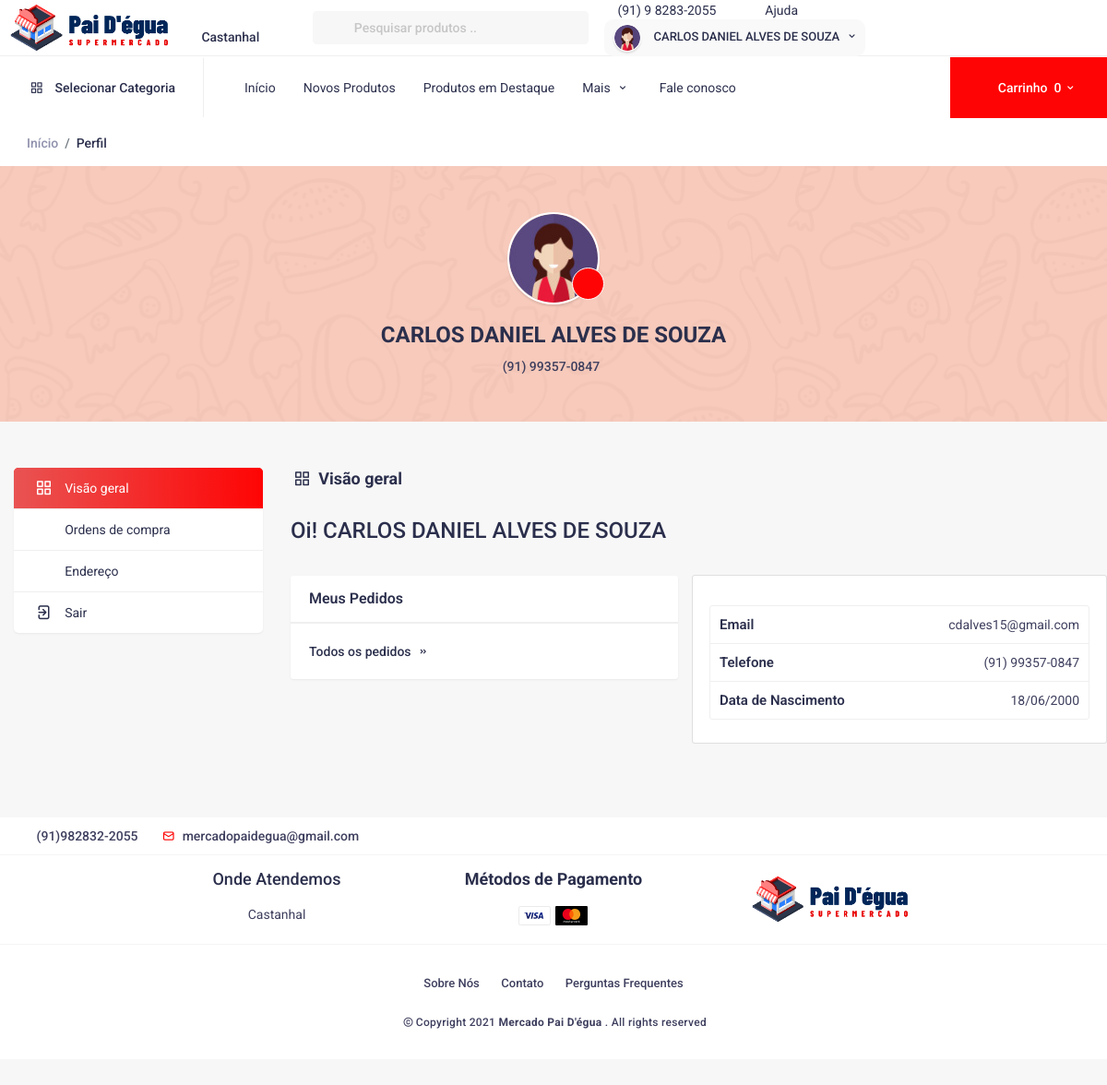
/HTML/Frontend/dashboard_overview.php (signed in), run on the app's committed database.
### tables this page shows
CREATE TABLE `cliente` (
  `id` int(11) NOT NULL,
  `nome` varchar(40) NOT NULL,
  `email` varchar(25) NOT NULL,
  `senha` varchar(15) NOT NULL,
  `telefone` varchar(17) NOT NULL,
  `data_nascimento` date NOT NULL,
  `foto` blob NOT NULL
);

### HTML/Frontend/php/dados_cliente.php (called while the page is built)
<?php
		include('conexao.php');
		$telefone = $_SESSION['telefone'];
		$query = "SELECT * FROM cliente WHERE telefone = '$telefone'";
		$array = mysqli_query($conexao,$query);
		$resultado = mysqli_fetch_array($array);
?>

### HTML/Frontend/php/dados_endereco.php (called while the page is built, shortened)
<?php
include('dados_cliente.php');
?>

### HTML/Frontend/php/functions/cart.php (called while the page is built, shortened)
<?php
function conta_produtos($pdo) {
	$cont_itens = 0;
	return $cont_itens;
}

### HTML/Frontend/php/Carrinho.php (called while the page is built, shortened)
<?php
	require_once "functions/cart.php";
	$pdoConnection = require_once "connection.php";
	$cont_itens = conta_produtos($pdoConnection);
?>

### HTML/Frontend/dashboard_overview.php (the view, shortened to what this page needs)
<?php
include("php/carrinho.php");
?>
<!DOCTYPE html>
<html lang="en">
<?php
		include('php/exibe_categoria_index.php');
		include('php/dados_cliente.php');
		include('php/dados_endereco.php');
	?>
<head>
	<link href='vendor/unicons-2.0.1/css/unicons.css' rel='stylesheet'>
	<link href="css/style.css" rel="stylesheet">
	<link href="css/responsive.css" rel="stylesheet">
	<link href="css/night-mode.css" rel="stylesheet">
	<link href="css/step-wizard.css" rel="stylesheet">
	<link href="css/modalfoto.css" rel="stylesheet">
	<link href="css/admin-style.css" rel="stylesheet">
	<link href="vendor/fontawesome-free/css/all.min.css" rel="stylesheet">
	<link href="vendor/OwlCarousel/assets/owl.carousel.css" rel="stylesheet">
	<link href="vendor/OwlCarousel/assets/owl.theme.default.min.css" rel="stylesheet">
	<link href="vendor/bootstrap/css/bootstrap.min.css" rel="stylesheet">
	<link rel="stylesheet" type="text/css" href="vendor/semantic/semantic.min.css">
</head>
<body>
	<header class="header clearfix">
		<div class="top-header-group">
			<div class="top-header">
				<div class="main_logo" id="logo">
					<a href="index.php"><img src="images/logo.png" alt=""></a>
				</div>
				<div class="select_location">
					<div class="ui inline dropdown loc-title">
						<div class="text">
							<i class="uil uil-location-point"></i>
							Castanhal
						</div>
					</div>
				</div>
				<div class="search120">
				<form method="GET" action="shop_grid.php" enctype="multipart/form-data">
					<div class="ui search">
						<div class="ui left icon input swdh10">
							<input class="prompt srch10" type="search" name='pesquisar' placeholder="Pesquisar produtos ..">
						</div>
					</div>
					</form>
				</div>
				<div class="header_right">
					<ul>
						<li>
							<a href="#" class="offer-link"><i class="uil uil-phone-alt"></i>(91) 9 8283-2055</a>
						</li>
						<li>
							<a href="faq.php" class="offer-link"><i class="uil uil-question-circle"></i>Ajuda</a>
						</li>
						<li class="ui dropdown">
							<a href="#" class="opts_account">
							<?php
								if(isset($resultado['foto'])){
									echo "<img src=' ".$resultado['foto']." ' alt=''>";
								}else{
									echo "<img src='images/avatar/img-5.jpg' alt=''>";
								};
								?>
								<span class="user__name"><?php echo $resultado['nome'] ?></span>
								<i class="uil uil-angle-down"></i>
							</a>
						</li>
					</ul>
				</div>
			</div>
		</div>
		<div class="sub-header-group">
			<div class="sub-header">
				<div class="ui dropdown">
					<a href="#" class="category_drop hover-btn" data-toggle="modal" data-target="#category_model" title="Categories"><i class="uil uil-apps"></i><span class="cate__icon">Selecionar Categoria</span></a>
				</div>
				<nav class="navbar navbar-expand-lg navbar-light py-3">
					<div class="container-fluid">
						<div class="collapse navbar-collapse d-flex flex-column flex-lg-row flex-xl-row justify-content-lg-end bg-dark1 p-3 p-lg-0 mt1-5 mt-lg-0 mobileMenu" id="navbarSupportedContent">
							<ul class="navbar-nav main_nav align-self-stretch">
								<li class="nav-item"><a href="index.php" class="nav-link" title="Home">Início</a></li>
								<li class="nav-item"><a href="shop_grid.php?new_id=1" class="nav-link new_item" title="New Products">Novos Produtos</a></li>
								<li class="nav-item"><a href="shop_grid.php?destaque=2" class="nav-link" title="Featured Products">Produtos em Destaque</a></li>
								<li class="nav-item">
									<div class="ui icon top left dropdown nav__menu">
										<a class="nav-link" title="Pages">Mais <i class="uil uil-angle-down"></i></a>
									</div>
								</li>
								<li class="nav-item"><a href="contact_us.php" class="nav-link" title="Contact">Fale conosco</a></li>
							</ul>
						</div>
					</div>
				</nav>
				<div class="header_cart order-1">
				<?php if($cont_itens >= 1) { ?>
						<a href="#" class="cart__btn hover-btn pull-bs-canvas-left" title="Cart"><i class="uil uil-shopping-cart-alt"></i><span>Carrinho</span><ins><?php echo $cont_itens ?></ins><i class="uil uil-angle-down"></i></a>
					<?php }else{ ?>
						<a href="#" class="cart__btn hover-btn pull-bs-canvas-left" title="Cart"><i class="uil uil-shopping-cart-alt"></i><span>Carrinho</span><ins>0</ins><i class="uil uil-angle-down"></i></a>
					<?php } ?>
				</div>
			</div>
		</div>
	</header>
	<div class="wrapper">
		<div class="gambo-Breadcrumb">
			<div class="container">
				<div class="row">
					<div class="col-md-12">
						<nav aria-label="breadcrumb">
							<ol class="breadcrumb">
								<li class="breadcrumb-item"><a href="index.php">Início</a></li>
								<li class="breadcrumb-item active" aria-current="page">Perfil</li>
							</ol>
						</nav>
					</div>
				</div>
			</div>
		</div>
		<div class="dashboard-group">
			<div class="container">
				<div class="row">
					<div class="col-lg-12">
						<div class="user-dt">
							<div class="user-img">
								<?php
								if(isset($resultado['foto'])){
									echo "<img src=' ".$resultado['foto']." ' alt=''>";
								}else{
									echo "<img src='images/avatar/img-5.jpg' alt=''>";
								};
								?>
									<div class="img-add">
												<label for="click" class="click-me-modal">
													<i class="uil uil-camera-plus"></i>
												</label>
													</div>
											</div>
										</div>
							<h4>
								<?php echo$resultado['nome']?>
							</h4>
							<p>
								<?php echo$resultado['telefone']?><a href="#"></a>
							</p>
						</div>
					</div>
				</div>
			</div>
		</div>
		<div class="">
			<div class="container">
				<div class="row">
					<div class="col-lg-3 col-md-4">
						<div class="left-side-tabs">
							<div class="dashboard-left-links">
								<a href="dashboard_overview.php" class="user-item active"><i
										class="uil uil-apps"></i>Visão geral</a>
								<a href="dashboard_my_orders.php" class="user-item"><i class="uil uil-box"></i>Ordens de
									compra</a>
								<a href="dashboard_my_addresses.php" class="user-item"><i
										class="uil uil-location-point"></i>Endereço</a>
								<a href="/mercado-paid-egua/HTML/frontend/php/logout.php" class="user-item"><i
										class="uil uil-exit"></i>Sair</a>
							</div>
						</div>
					</div>
					<div class="col-lg-9 col-md-8">
						<div class="dashboard-right">
							<div class="row" style="margin-bottom:50px;">
								<div class="col-md-12">
									<div class="main-title-tab">
										<h4><i class="uil uil-apps"></i>Visão geral</h4>
									</div>
									<div class="welcome-text">
										<h2>Oi!
											<?php echo$resultado['nome']?>
										</h2>
									</div>
								</div>
								<div class="col-lg-6 col-md-12">
									<div class="pdpt-bg">
										<div class="pdpt-title">
											<h4>Meus Pedidos</h4>
										</div>
										<a href="dashboard_my_orders.php" class="more-link14">Todos os pedidos <i
												class="uil uil-angle-double-right"></i></a>
									</div>
								</div>
								<div class="card card-static-2 mb-30" style="width:50%;height:183px;margin-top:29px;">
									<div class="card-body-table">
										<div class="shopowner-content-left text-center pd-20" style="padding:18px;margin-top:-6px;">
											<div class="shopowner-dts">
												<div class="shopowner-dt-list">
													<span class="left-dt">Email</span>
													<span class="right-dt"><?php echo $resultado['email'];  ?></span>
												</div>
												<div class="shopowner-dt-list">
													<span class="left-dt">Telefone</span>
													<span class="right-dt"><?php echo $resultado['telefone'];  ?></span>
												</div>
												<div class="shopowner-dt-list">
													<span class="left-dt">Data de Nascimento</span>
													<span class="right-dt"><?php  $date =$resultado['data_nascimento']; echo $date= implode("/",array_reverse(explode("-",$date))); ?></span>
												</div>
											</div>
										</div>
							</div>
						</div>
					</div>
				</div>
			</div>
		</div>
	</div>
		<footer class="footer">
		<div class="footer-first-row">
			<div class="container">
				<div class="row">
					<div class="col-md-6 col-sm-6">
						<ul class="call-email-alt">
							<li><a href="#" class="callemail"><i class="uil uil-dialpad-alt"></i>(91)982832-2055</a></li>
							<li><a href="#" class="callemail"><i class="uil uil-envelope-alt"></i>mercadopaidegua@gmail.com</a></li>
						</ul>
					</div>
				</div>
			</div>
		</div>
		<div class="footer-second-row">
			<div class="container">
				<div class="row-index">
					<div class="col-lg-3 col-md-6 col-sm-6">
						<div class="second-row-item" style="margin-top:47px;">
							<h4>Onde Atendemos</h4>
							<ul>
								<li><a href="#">Castanhal</a></li>
							</ul>
						</div>
					</div>
					<div class="col-lg-3 col-md-6 col-sm-6">
						<div class="second-row-item-payment">
							<h4>Métodos de Pagamento</h4>
							<div class="footer-payments">
								<ul id="paypal-gateway" class="financial-institutes">
									<li class="financial-institutes__logo">
										<img alt="Visa" title="Visa" src="images/footer-icons/pyicon-1.svg">
									</li>
									<li class="financial-institutes__logo">
										<img alt="MasterCard" title="MasterCard" src="images/footer-icons/pyicon-2.svg">
									</li>
								</ul>
							</div>
						</div>
						</div>
						<div class="col-lg-3 col-md-6 col-sm-6">
						<div class="second-row-item">
						<div class="main_logo-footer" id="logo">
					<img src="images/logo.png" alt="">
				</div>
					</div>
							</div>
					</div>
				</div>
			</div>
		</div>
		<div class="footer-last-row">
			<div class="container">
				<div class="row">
					<div class="col-md-12">
						<div class="footer-bottom-links" style="text-align-last:center;">
							<ul>
								<li><a href="about_us.php">Sobre Nós</a></li>
								<li><a href="contact_us.php">Contato</a></li>
								<li><a href="faq.php">Perguntas Frequentes</a></li>
							</ul>
						</div>
						<div class="copyright-text">
							<i class="uil uil-copyright"></i>Copyright 2021 <b>Mercado Pai D'égua</b> . All rights reserved
						</div>
					</div>
				</div>
			</div>
		</div>
</body>
</html>

### HTML/Frontend/css/responsive.css (style rules this page uses)
@media (min-width: 1200px) { .container { max-width: 1200px !important; } }

### HTML/Frontend/css/modalfoto.css (style rules this page uses)
.img-add { display: block; }
.img-add [type="checkbox"] + label { cursor: pointer; display: inline-block; outline: none; transition: all 0.3s; vertical-align: middle; margin: 0; position: absolute; bottom: 5px; right: -5px; background: #ff0404; color: #fff; height: 35px; width: 35px; border-radius: 100%; border: 1px solid #ffff; font-size: 18px; padding: 8px 5px; }

### HTML/Frontend/css/admin-style.css (style rules this page uses)
.shopowner-dts { margin-top: 20px; border: 1px solid #efefef; border-radius: 3px; }
.shopowner-dt-list { display: flex; align-items: start; padding: 10px; border-bottom: 1px solid #efefef; width: 100%; }
.shopowner-dt-list:last-child { border-bottom: 0; }
.left-dt { color: #2b2f4c; font-size: 15px; font-weight: 600; margin-bottom: 0; text-align: left; width: 50%; }
.right-dt { color: #3e3f5e; font-size: 14px; font-weight: 400; margin-bottom: 0; margin-left: auto; text-align: right; width: 50%; }

### data on the page
cliente: foto (picture), nome "CARLOS DANIEL ALVES DE SOUZA", telefone "(91) 99357-0847", email "cdalves15@gmail.com", data_nascimento "18/06/2000"
